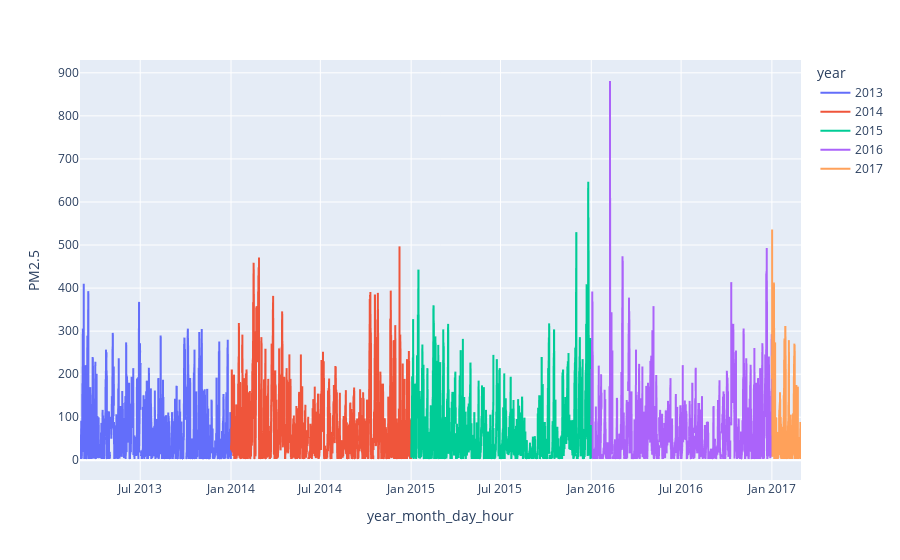

Source (notebook cell):
### Code cell
fig = px.line(data1, x=data1['year_month_day_hour'], y=data1['PM2.5'], color=data1['year'])
fig.show()

### Figure 1 — Plotly figure (JSON) as saved in the notebook; plotly's stock layout.template omitted (floating-point values rounded to 4 significant figures; data arrays with more than 128 entries replaced by an {"elided": "..."} marker saying what was removed)
{"data": [{"hovertemplate": "year=2013<br>year_month_day_hour=%{x}<br>PM2.5=%{y}<extra></extra>", "legendgroup": "2013", "line": {"color": "#636efa", "dash": "solid"}, "marker": {"symbol": "circle"}, "mode": "lines", "name": "2013", "showlegend": true, "type": "scattergl", "x": {"elided": "7344 str values"}, "xaxis": "x", "y": {"elided": "7344 int values"}, "yaxis": "y"}, {"hovertemplate": "year=2014<br>year_month_day_hour=%{x}<br>PM2.5=%{y}<extra></extra>", "legendgroup": "2014", "line": {"color": "#EF553B", "dash": "solid"}, "marker": {"symbol": "circle"}, "mode": "lines", "name": "2014", "showlegend": true, "type": "scattergl", "x": {"elided": "8760 str values"}, "xaxis": "x", "y": {"elided": "8760 float values"}, "yaxis": "y"}, {"hovertemplate": "year=2015<br>year_month_day_hour=%{x}<br>PM2.5=%{y}<extra></extra>", "legendgroup": "2015", "line": {"color": "#00cc96", "dash": "solid"}, "marker": {"symbol": "circle"}, "mode": "lines", "name": "2015", "showlegend": true, "type": "scattergl", "x": {"elided": "8760 str values"}, "xaxis": "x", "y": {"elided": "8760 float values"}, "yaxis": "y"}, {"hovertemplate": "year=2016<br>year_month_day_hour=%{x}<br>PM2.5=%{y}<extra></extra>", "legendgroup": "2016", "line": {"color": "#ab63fa", "dash": "solid"}, "marker": {"symbol": "circle"}, "mode": "lines", "name": "2016", "showlegend": true, "type": "scattergl", "x": {"elided": "8784 str values"}, "xaxis": "x", "y": {"elided": "8784 int values"}, "yaxis": "y"}, {"hovertemplate": "year=2017<br>year_month_day_hour=%{x}<br>PM2.5=%{y}<extra></extra>", "legendgroup": "2017", "line": {"color": "#FFA15A", "dash": "solid"}, "marker": {"symbol": "circle"}, "mode": "lines", "name": "2017", "showlegend": true, "type": "scattergl", "x": {"elided": "1416 str values"}, "xaxis": "x", "y": {"elided": "1416 int values"}, "yaxis": "y"}], "layout": {"legend": {"title": {"text": "year"}, "tracegroupgap": 0}, "margin": {"t": 60}, "xaxis": {"anchor": "y", "domain": [0, 1], "title": {"text": "year_month_day_hour"}}, "yaxis": {"anchor": "x", "domain": [0, 1], "title": {"text": "PM2.5"}}}}
